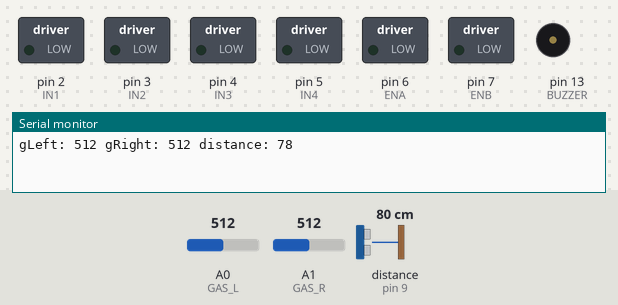
A sketch run on a simulated Arduino Uno, built with avr-gcc and run on an emulated ATmega328P. Parts: switched loads named in the sketch (green lamp = pin HIGH), buzzer (waves = sounding, pin HIGH), the last lines printed to the serial monitor. Wiring (inferred from the names in the program): ultrasonic range finder: trigger pin 8; echo pin 9. The test bench sets the inputs (shaded band); at power-on: distance to the obstacle (sensor on pin 9) 80 cm, A0 (GAS_L) = 512, A1 (GAS_R) = 512. The echo pulse lasts 58.3 µs per cm; pins used as bus, display or sensor lines are not drawn.

Above: at 0.05 s.
At 1.2 s:
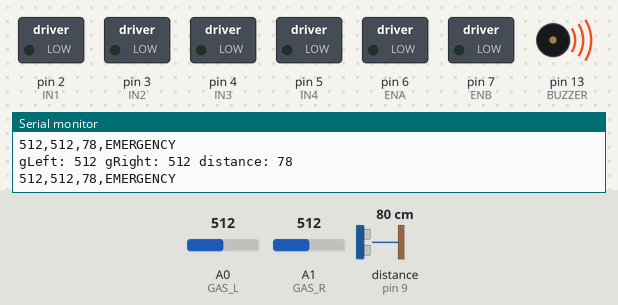
1.3 s: distance to the obstacle (sensor on pin 9) set to 2 cm
Timing chart, 0 to 4.3 s (numbered marks = the images above; inputs shaded):
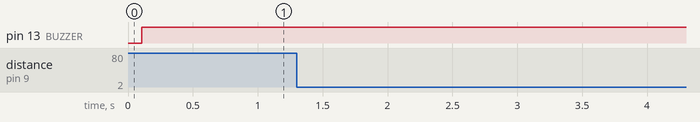

The sketch:

motor_code__1_.ino
```cpp
// ── Pin definitions ──────────────────────────
// Motor A (Left)
const int IN1 = 2;
const int IN2 = 3;
const int ENA = 6;

// Motor B (Right)
const int IN3 = 4;
const int IN4 = 5;
const int ENB = 7;

// Ultrasonic
const int TRIG = 8;
const int ECHO = 9;

// Gas sensors (MQ-9)
const int GAS_L = A0;
const int GAS_R = A1;

// IR Sensors (Edge/Line Detection)


// Buzzer
const int BUZZER = 13;

// ── Thresholds ───────────────────────────────
const int GAS_DANGER     = 200; // Stop and alarm
const int GAS_DETECT     = 40; // Start "seeking" behavior
const int OBSTACLE_CM    = 20;  // Distance to reverse
const int MOTOR_SPEED    = 170;// Base speed (0-255)

// ─────────────────────────────────────────────
void setup() {
  pinMode(IN1, OUTPUT); pinMode(IN2, OUTPUT);
  pinMode(IN3, OUTPUT); pinMode(IN4, OUTPUT);
  pinMode(ENA, OUTPUT); pinMode(ENB, OUTPUT);

  pinMode(TRIG, OUTPUT);
  pinMode(ECHO, INPUT);


  pinMode(BUZZER, OUTPUT);

  Serial.begin(9600); // Communication with ESP32
  stopMotors();
}

// ─────────────────────────────────────────────
void loop() {
  int gLeft  = analogRead(GAS_L);
  int gRight = analogRead(GAS_R);
  long dist  = getDistance();
  // Change this:
// serial.print("gleft",gLeft,"gRight",gRight,"distance",dist);

// To this:
  Serial.print("gLeft: "); Serial.print(gLeft);
  Serial.print(" gRight: "); Serial.print(gRight);
  Serial.print(" distance: "); Serial.println(dist);
  delay(100);
  // IR Sensors: HIGH usually means "No Surface/Edge Detected"
  // depending on your specific IR module type.
  // bool edgeLeft  = digitalRead(IR_L);
  // bool edgeRight = digitalRead(IR_R);

  // 1. CRITICAL GAS LEAK CHECK
  if (gLeft > GAS_DANGER || gRight > GAS_DANGER) {
    stopMotors();
    digitalWrite(BUZZER, HIGH);

    sendDataToESP(gLeft, gRight, dist, "EMERGENCY");
    delay(100); // Lock in state
    return;
  } else {
    digitalWrite(BUZZER, LOW);
  }

  // 2. EDGE DETECTION (Safety First)
  // if (edgeLeft || edgeRight) {
  //   stopMotors();
  //   moveBackward();
  //   delay(500);
  //   turnRight(); // Turn away from edge
  //   delay(500);
  //   return;
  // }

  // 3. OBSTACLE AVOIDANCE
  if (dist < OBSTACLE_CM) {
    stopMotors();
    delay(200);
    moveBackward();
    delay(400);
    gLeft > gRight ? turnLeft() : turnRight(); // Turn toward gas if seen
    delay(500);
    return;
  }

  // 4. GAS SEEKING & NAVIGATION
  // If gas is detected but not yet dangerous, steer toward it
  if (gLeft > GAS_DETECT || gRight > GAS_DETECT) {
    if (gLeft > gRight + 50) {
      turnLeft(); // Veer toward higher concentration
    } else if (gRight > gLeft + 50) {
      turnRight();
    } else {
      moveForward();
    }
    sendDataToESP(gLeft, gRight, dist, "SEEKING");
  } else {
    moveForward();
    sendDataToESP(gLeft, gRight, dist, "SCANNING");
  }

  delay(50);
}

// ── Helper Functions ─────────────────────────

void sendDataToESP(int l, int r, long d, String stat) {
  // Format for ESP32 Parsing: GAS_L,GAS_R,DIST,STATUS
  Serial.print(l); Serial.print(",");
  Serial.print(r); Serial.print(",");
  Serial.print(d); Serial.print(",");
  Serial.println(stat);
}

long getDistance() {
  digitalWrite(TRIG, LOW);
  delayMicroseconds(2);
  digitalWrite(TRIG, HIGH);
  delayMicroseconds(10);
  digitalWrite(TRIG, LOW);
  long duration = pulseIn(ECHO, HIGH, 25000);
  if (duration == 0) return 999;
  return duration * 0.034 / 2;
}

void moveForward() {
  digitalWrite(IN1, HIGH); digitalWrite(IN2, LOW);
  digitalWrite(IN3, HIGH); digitalWrite(IN4, LOW);
  analogWrite(ENA, MOTOR_SPEED); analogWrite(ENB, MOTOR_SPEED);
}

void moveBackward() {
  digitalWrite(IN1, LOW); digitalWrite(IN2, HIGH);
  digitalWrite(IN3, LOW); digitalWrite(IN4, HIGH);
  analogWrite(ENA, MOTOR_SPEED); analogWrite(ENB, MOTOR_SPEED);
}

void turnRight() {
  digitalWrite(IN1, HIGH); digitalWrite(IN2, LOW);
  digitalWrite(IN3, LOW);  digitalWrite(IN4, HIGH);
  analogWrite(ENA, MOTOR_SPEED); analogWrite(ENB, MOTOR_SPEED);
}

void turnLeft() {
  digitalWrite(IN1, LOW);  digitalWrite(IN2, HIGH);
  digitalWrite(IN3, HIGH); digitalWrite(IN4, LOW);
  analogWrite(ENA, MOTOR_SPEED); analogWrite(ENB, MOTOR_SPEED);
}

void stopMotors() {
  digitalWrite(IN1, LOW); digitalWrite(IN2, LOW);
  digitalWrite(IN3, LOW); digitalWrite(IN4, LOW);
  analogWrite(ENA, 0); analogWrite(ENB, 0);
}
```
